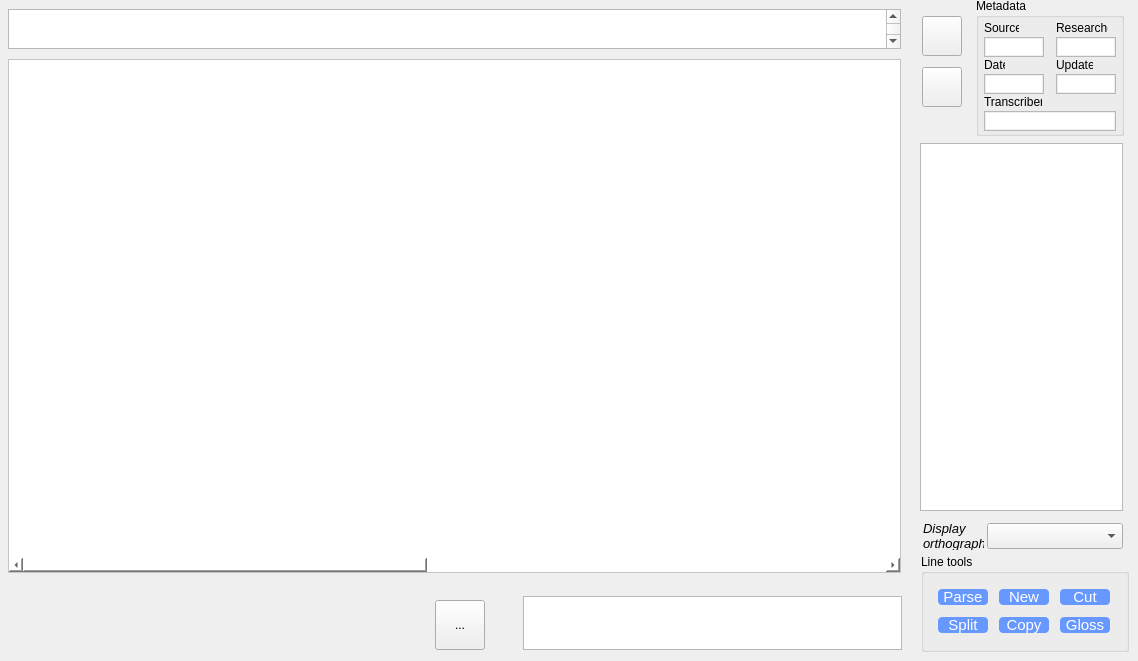
        <widget class="QWidget" name="texts">
         <attribute name="title">
          <string>Texts</string>
         </attribute>
         <widget class="QGroupBox" name="tMetadataBox">
          <property name="geometry">
           <rect>
            <x>976</x>
            <y>-2</y>
            <width>148</width>
            <height>138</height>
           </rect>
          </property>
          <property name="sizePolicy">
           <sizepolicy hsizetype="Fixed" vsizetype="Fixed">
            <horstretch>0</horstretch>
            <verstretch>0</verstretch>
           </sizepolicy>
          </property>
          <property name="styleSheet">
           <string notr="true">QPlainTextEdit {
    font-size: 9;
    border-radius: 0pts;
    max-height: 16px;
    min-width: 45px;
    min-height: 16px;
    padding: 1px;
}</string>
          </property>
          <property name="title">
           <string>Metadata</string>
          </property>
          <widget class="QLabel" name="tLabelSource">
           <property name="geometry">
            <rect>
             <x>8</x>
             <y>22</y>
             <width>35</width>
             <height>16</height>
            </rect>
           </property>
           <property name="font">
            <font>
             <family>Arial</family>
             <pointsize>9</pointsize>
             <bold>false</bold>
            </font>
           </property>
           <property name="text">
            <string>Source</string>
           </property>
          </widget>
          <widget class="QLabel" name="tLabelDate">
           <property name="geometry">
            <rect>
             <x>8</x>
             <y>59</y>
             <width>21</width>
             <height>16</height>
            </rect>
           </property>
           <property name="font">
            <font>
             <family>Arial</family>
             <pointsize>9</pointsize>
             <bold>false</bold>
            </font>
           </property>
           <property name="text">
            <string>Date</string>
           </property>
          </widget>
          <widget class="QLabel" name="tLabelResearcher">
           <property name="geometry">
            <rect>
             <x>80</x>
             <y>22</y>
             <width>52</width>
             <height>16</height>
            </rect>
           </property>
           <property name="font">
            <font>
             <family>Arial</family>
             <pointsize>9</pointsize>
             <bold>false</bold>
            </font>
           </property>
           <property name="text">
            <string>Researcher</string>
           </property>
          </widget>
          <widget class="QLabel" name="tLabelTranscriber">
           <property name="geometry">
            <rect>
             <x>8</x>
             <y>96</y>
             <width>58</width>
             <height>16</height>
            </rect>
           </property>
           <property name="font">
            <font>
             <family>Arial</family>
             <pointsize>9</pointsize>
             <bold>false</bold>
            </font>
           </property>
           <property name="text">
            <string>Transcribers</string>
           </property>
          </widget>
          <widget class="QLabel" name="tLabelUpdated">
           <property name="geometry">
            <rect>
             <x>80</x>
             <y>59</y>
             <width>37</width>
             <height>16</height>
            </rect>
           </property>
           <property name="font">
            <font>
             <family>Arial</family>
             <pointsize>9</pointsize>
             <bold>false</bold>
            </font>
           </property>
           <property name="text">
            <string>Updated</string>
           </property>
          </widget>
          <widget class="QPlainTextEdit" name="tSource">
           <property name="geometry">
            <rect>
             <x>8</x>
             <y>39</y>
             <width>60</width>
             <height>18</height>
            </rect>
           </property>
           <property name="font">
            <font>
             <pointsize>9</pointsize>
             <italic>false</italic>
             <bold>false</bold>
            </font>
           </property>
           <property name="toolTip">
            <string>original speaker source</string>
           </property>
           <property name="verticalScrollBarPolicy">
            <enum>Qt::ScrollBarAlwaysOff</enum>
           </property>
           <property name="horizontalScrollBarPolicy">
            <enum>Qt::ScrollBarAlwaysOff</enum>
           </property>
          </widget>
          <widget class="QPlainTextEdit" name="tResearcher">
           <property name="geometry">
            <rect>
             <x>80</x>
             <y>39</y>
             <width>60</width>
             <height>18</height>
            </rect>
           </property>
           <property name="font">
            <font>
             <pointsize>9</pointsize>
             <italic>false</italic>
             <bold>false</bold>
            </font>
           </property>
           <property name="toolTip">
            <string>person who collected form</string>
           </property>
           <property name="verticalScrollBarPolicy">
            <enum>Qt::ScrollBarAlwaysOff</enum>
           </property>
           <property name="horizontalScrollBarPolicy">
            <enum>Qt::ScrollBarAlwaysOff</enum>
           </property>
          </widget>
          <widget class="QPlainTextEdit" name="tDate">
           <property name="geometry">
            <rect>
             <x>8</x>
             <y>76</y>
             <width>60</width>
             <height>18</height>
            </rect>
           </property>
           <property name="font">
            <font>
             <pointsize>8</pointsize>
             <italic>false</italic>
             <bold>false</bold>
            </font>
           </property>
           <property name="toolTip">
            <string>date collected. yyyy–MM–dd 
format recommended</string>
           </property>
           <property name="verticalScrollBarPolicy">
            <enum>Qt::ScrollBarAlwaysOff</enum>
           </property>
           <property name="horizontalScrollBarPolicy">
            <enum>Qt::ScrollBarAlwaysOff</enum>
           </property>
          </widget>
          <widget class="QPlainTextEdit" name="tTranscriber">
           <property name="geometry">
            <rect>
             <x>8</x>
             <y>113</y>
             <width>132</width>
             <height>18</height>
            </rect>
           </property>
           <property name="font">
            <font>
             <pointsize>9</pointsize>
             <italic>false</italic>
             <bold>false</bold>
            </font>
           </property>
           <property name="toolTip">
            <string>consultants and researchers 
who worked on transcription</string>
           </property>
           <property name="verticalScrollBarPolicy">
            <enum>Qt::ScrollBarAlwaysOff</enum>
           </property>
           <property name="horizontalScrollBarPolicy">
            <enum>Qt::ScrollBarAlwaysOff</enum>
           </property>
          </widget>
          <widget class="QPlainTextEdit" name="tUpdated">
           <property name="geometry">
            <rect>
             <x>80</x>
             <y>76</y>
             <width>60</width>
             <height>18</height>
            </rect>
           </property>
           <property name="font">
            <font>
             <pointsize>8</pointsize>
             <italic>false</italic>
             <bold>false</bold>
            </font>
           </property>
           <property name="toolTip">
            <string>date last updated</string>
           </property>
           <property name="verticalScrollBarPolicy">
            <enum>Qt::ScrollBarAlwaysOff</enum>
           </property>
           <property name="horizontalScrollBarPolicy">
            <enum>Qt::ScrollBarAlwaysOff</enum>
           </property>
           <property name="readOnly">
            <bool>true</bool>
           </property>
          </widget>
         </widget>
         <widget class="QTextEdit" name="tNotes">
          <property name="geometry">
           <rect>
            <x>523</x>
            <y>596</y>
            <width>379</width>
            <height>54</height>
           </rect>
          </property>
          <property name="toolTip">
           <string>comments</string>
          </property>
         </widget>
         <widget class="QListView" name="tTextNav">
          <property name="geometry">
           <rect>
            <x>920</x>
            <y>143</y>
            <width>203</width>
            <height>368</height>
           </rect>
          </property>
          <property name="toolTip">
           <string>list of texts</string>
          </property>
          <property name="horizontalScrollBarPolicy">
           <enum>Qt::ScrollBarAlwaysOff</enum>
          </property>
          <property name="alternatingRowColors">
           <bool>true</bool>
          </property>
         </widget>
         <widget class="QScrollArea" name="tFullText">
          <property name="geometry">
           <rect>
            <x>8</x>
            <y>59</y>
            <width>893</width>
            <height>514</height>
           </rect>
          </property>
          <property name="autoFillBackground">
           <bool>true</bool>
          </property>
          <property name="styleSheet">
           <string notr="true">background-color: rgb(255, 255, 255);
selection-background-color: transparent;</string>
          </property>
          <property name="verticalScrollBarPolicy">
           <enum>Qt::ScrollBarAsNeeded</enum>
          </property>
          <property name="horizontalScrollBarPolicy">
           <enum>Qt::ScrollBarAsNeeded</enum>
          </property>
          <property name="widgetResizable">
           <bool>true</bool>
          </property>
          <widget class="QWidget" name="tText">
           <property name="geometry">
            <rect>
             <x>0</x>
             <y>0</y>
             <width>1900</width>
             <height>499</height>
            </rect>
           </property>
           <property name="minimumSize">
            <size>
             <width>1900</width>
             <height>0</height>
            </size>
           </property>
           <property name="autoFillBackground">
            <bool>false</bool>
           </property>
           <property name="styleSheet">
            <string notr="true">background-color: rgb(255, 255, 255);</string>
           </property>
          </widget>
         </widget>
         <widget class="QGroupBox" name="tToolBox">
          <property name="geometry">
           <rect>
            <x>921</x>
            <y>554</y>
            <width>208</width>
            <height>98</height>
           </rect>
          </property>
          <property name="font">
           <font>
            <family>Arial</family>
            <bold>false</bold>
           </font>
          </property>
          <property name="styleSheet">
           <string notr="true">QPushButton {
	max-width: 50px;
	max-height: 16px;
	min-width: 50px;
	min-height: 16px;
	font-size: 11pt;
	font-style: bold;
	background: #6698FF;
	color: white;    
	border: 0px solid black;
	border-radius: 4px;
    	padding: 0 0 0 0;
    	margin: 0 0 0 0;
}

QPushButton:pressed {
	background: #1E90FF;
	border: 2px outset #1E90FF;
}
</string>
          </property>
          <property name="title">
           <string>Line tools</string>
          </property>
          <layout class="QGridLayout" name="gridLayout">
           <item row="0" column="0">
            <widget class="QPushButton" name="tAnalyzeBtn">
             <property name="sizePolicy">
              <sizepolicy hsizetype="Maximum" vsizetype="Maximum">
               <horstretch>0</horstretch>
               <verstretch>0</verstretch>
              </sizepolicy>
             </property>
             <property name="font">
              <font>
               <family>Arial</family>
               <pointsize>11</pointsize>
               <italic>false</italic>
               <bold>false</bold>
              </font>
             </property>
             <property name="toolTip">
              <string>parse or reparse selected line</string>
             </property>
             <property name="autoFillBackground">
              <bool>false</bool>
             </property>
             <property name="text">
              <string>Parse</string>
             </property>
            </widget>
           </item>
           <item row="0" column="1">
            <widget class="QPushButton" name="tNewLineBtn">
             <property name="sizePolicy">
              <sizepolicy hsizetype="Maximum" vsizetype="Maximum">
               <horstretch>0</horstretch>
               <verstretch>0</verstretch>
              </sizepolicy>
             </property>
             <property name="font">
              <font>
               <family>Arial</family>
               <pointsize>11</pointsize>
               <italic>false</italic>
               <bold>false</bold>
              </font>
             </property>
             <property name="toolTip">
              <string>add a line after selection</string>
             </property>
             <property name="autoFillBackground">
              <bool>false</bool>
             </property>
             <property name="text">
              <string>New</string>
             </property>
            </widget>
           </item>
           <item row="0" column="2">
            <widget class="QPushButton" name="tRemoveLineBtn">
             <property name="font">
              <font>
               <family>Arial</family>
               <pointsize>11</pointsize>
               <italic>false</italic>
               <bold>false</bold>
              </font>
             </property>
             <property name="toolTip">
              <string>delete selected line</string>
             </property>
             <property name="text">
              <string>Cut</string>
             </property>
            </widget>
           </item>
           <item row="1" column="0">
            <widget class="QPushButton" name="tSplitLineBtn">
             <property name="font">
              <font>
               <family>Arial</family>
               <pointsize>11</pointsize>
               <italic>false</italic>
               <bold>false</bold>
              </font>
             </property>
             <property name="toolTip">
              <string>split selected line</string>
             </property>
             <property name="text">
              <string>Split</string>
             </property>
            </widget>
           </item>
           <item row="1" column="1">
            <widget class="QPushButton" name="tCopyLineBtn">
             <property name="font">
              <font>
               <family>Arial</family>
               <pointsize>11</pointsize>
               <italic>false</italic>
               <bold>false</bold>
              </font>
             </property>
             <property name="toolTip">
              <string>copy selected line to clipboard. Hold
down Option key for gloss in L2.</string>
             </property>
             <property name="text">
              <string>Copy</string>
             </property>
            </widget>
           </item>
           <item row="1" column="2">
            <widget class="QPushButton" name="tLanguageBtn">
             <property name="toolTip">
              <string>switch language of free translation</string>
             </property>
             <property name="text">
              <string>Gloss</string>
             </property>
            </widget>
           </item>
          </layout>
         </widget>
         <widget class="QComboBox" name="tOrthography">
          <property name="geometry">
           <rect>
            <x>987</x>
            <y>523</y>
            <width>136</width>
            <height>26</height>
           </rect>
          </property>
          <property name="toolTip">
           <string>Switch display/export between phonetic 
and practical working (primary) orthography.</string>
          </property>
         </widget>
         <widget class="QLabel" name="tSwitchLabel">
          <property name="geometry">
           <rect>
            <x>923</x>
            <y>522</y>
            <width>61</width>
            <height>28</height>
           </rect>
          </property>
          <property name="font">
           <font>
            <family>Arial</family>
            <pointsize>10</pointsize>
            <italic>true</italic>
            <bold>false</bold>
           </font>
          </property>
          <property name="text">
           <string>Display
orthography</string>
          </property>
         </widget>
         <widget class="QToolButton" name="tNewTextBtn">
          <property name="geometry">
           <rect>
            <x>922</x>
            <y>16</y>
            <width>40</width>
            <height>40</height>
           </rect>
          </property>
          <property name="font">
           <font>
            <pointsize>10</pointsize>
            <italic>false</italic>
            <bold>false</bold>
           </font>
          </property>
          <property name="toolTip">
           <string>add new text</string>
          </property>
          <property name="text">
           <string/>
          </property>
         </widget>
         <widget class="QToolButton" name="tClipBtn">
          <property name="geometry">
           <rect>
            <x>922</x>
            <y>67</y>
            <width>40</width>
            <height>40</height>
           </rect>
          </property>
          <property name="font">
           <font>
            <pointsize>10</pointsize>
            <italic>false</italic>
            <bold>false</bold>
           </font>
          </property>
          <property name="toolTip">
           <string>Place text on clipboard. Hold down
Option key to get glosses in L2.</string>
          </property>
          <property name="text">
           <string/>
          </property>
         </widget>
         <widget class="QTextEdit" name="tNewTitle">
          <property name="geometry">
           <rect>
            <x>8</x>
            <y>9</y>
            <width>893</width>
            <height>40</height>
           </rect>
          </property>
          <property name="font">
           <font>
            <pointsize>24</pointsize>
           </font>
          </property>
          <property name="toolTip">
           <string>enter title of new text</string>
          </property>
          <property name="placeholderText">
           <string>new title</string>
          </property>
         </widget>
         <widget class="QTextEdit" name="tTitle">
          <property name="geometry">
           <rect>
            <x>8</x>
            <y>9</y>
            <width>893</width>
            <height>40</height>
           </rect>
          </property>
          <property name="font">
           <font>
            <pointsize>24</pointsize>
           </font>
          </property>
          <property name="toolTip">
           <string>title of text</string>
          </property>
         </widget>
         <widget class="QToolButton" name="tAdvancedSearchBtn">
          <property name="geometry">
           <rect>
            <x>435</x>
            <y>600</y>
            <width>50</width>
            <height>50</height>
           </rect>
          </property>
          <property name="toolTip">
           <string>open advanced search form</string>
          </property>
          <property name="text">
           <string>...</string>
          </property>
         </widget>
        </widget>
